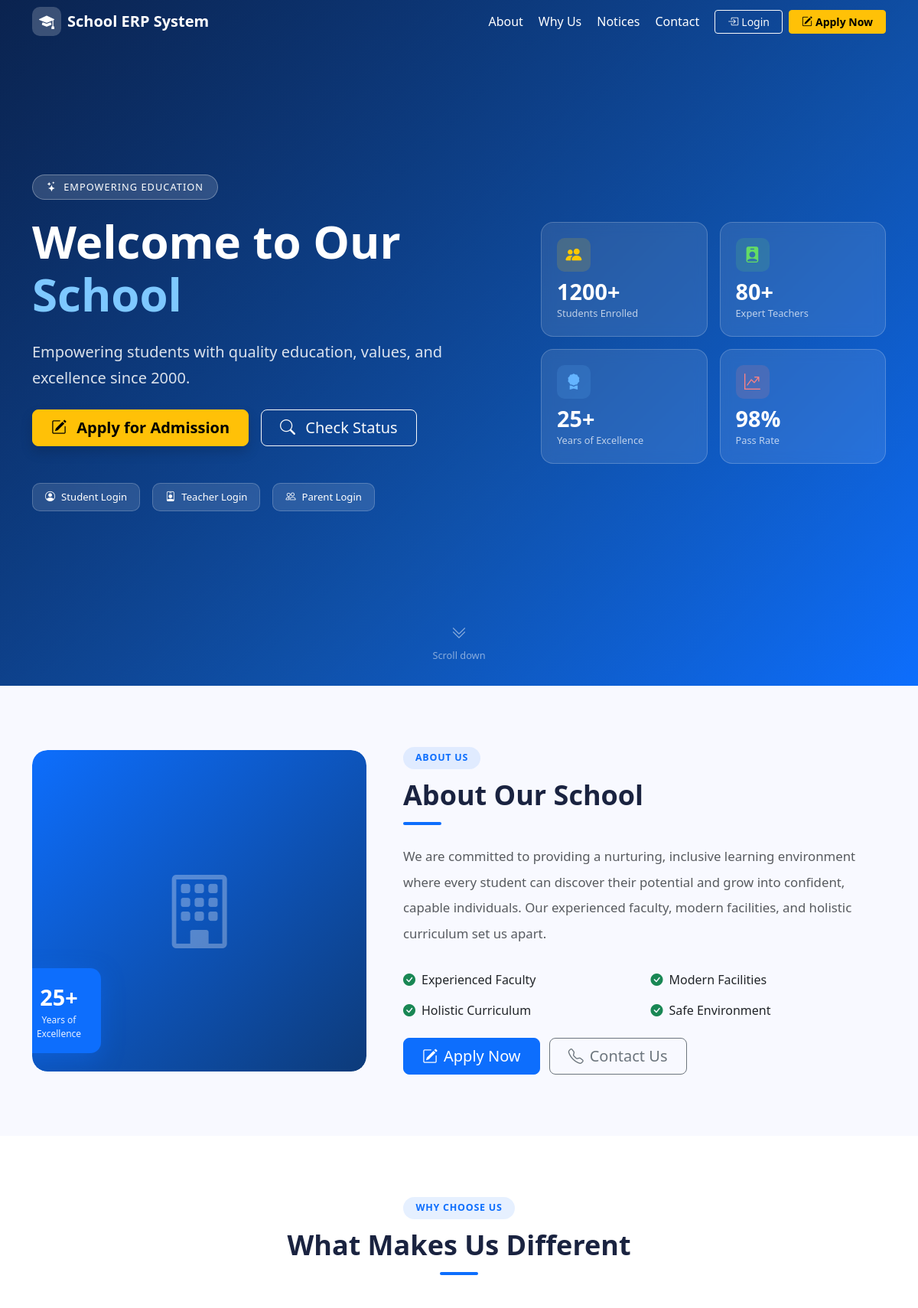
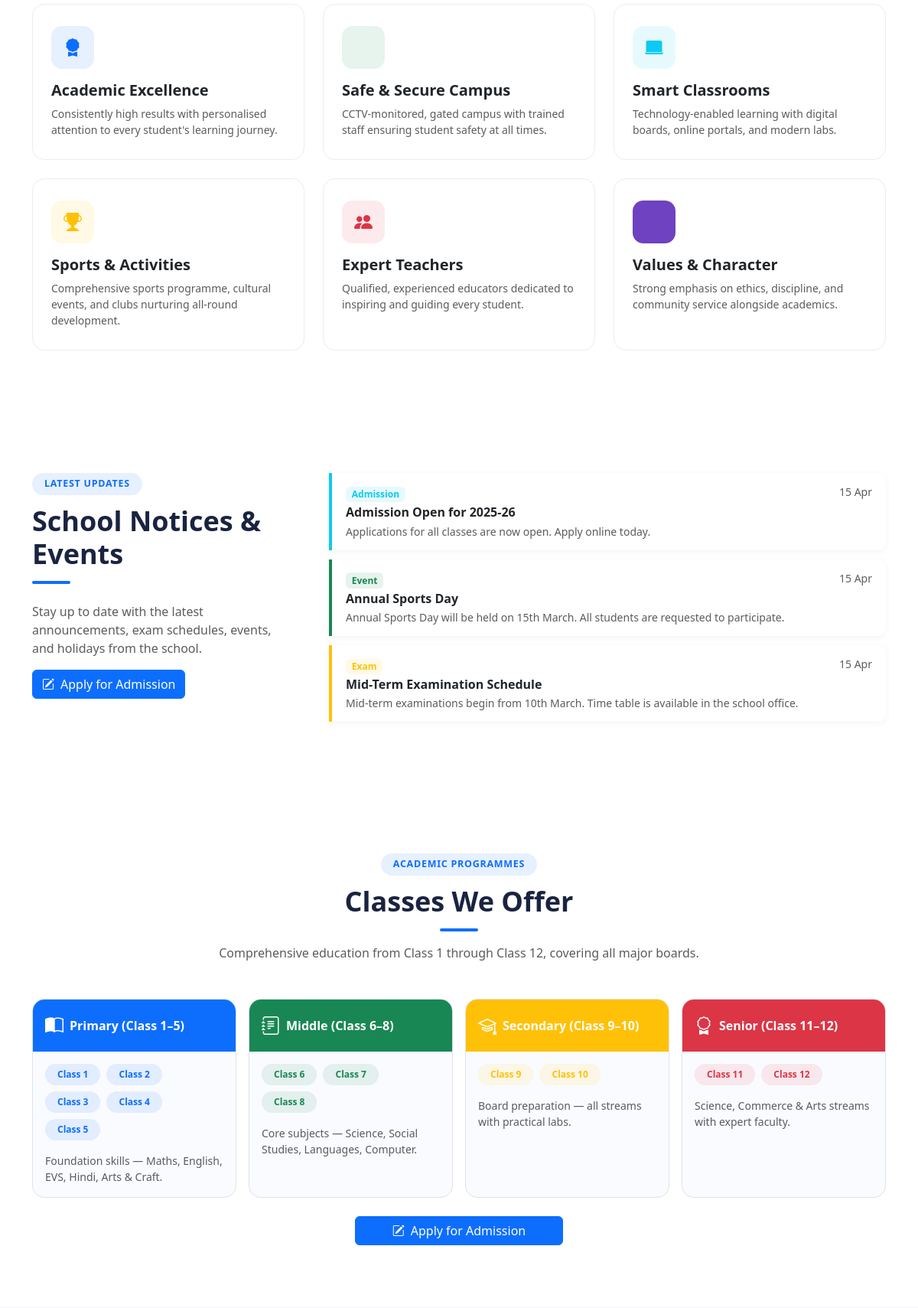
The page / (upper part) on the database its author committed (2 pictures, top to bottom).
### tables this page shows
CREATE TABLE IF NOT EXISTS `notices` (
  `id`          INT UNSIGNED AUTO_INCREMENT PRIMARY KEY,
  `title`       VARCHAR(255)  NOT NULL,
  `body`        TEXT          DEFAULT NULL,
  `category`    ENUM('general','exam','event','holiday','admission') DEFAULT 'general',
  `is_active`   TINYINT(1)    DEFAULT 1,
  `created_at`  TIMESTAMP     DEFAULT CURRENT_TIMESTAMP
);

### index.php (called while the page is built, shortened)
<?php
require_once __DIR__ . '/config/config.php';
require_once __DIR__ . '/public/home.php';

### public/home.php (the view, shortened to what this page needs)
<?php
require_once dirname(__DIR__) . '/config/config.php';
$rows = $pdo->query("SELECT setting_key, setting_value FROM settings WHERE setting_key LIKE 'lp_%' OR setting_key IN ('site_name','site_tagline','site_logo','contact_email','contact_phone','contact_address','footer_text')")->fetchAll();
$s = [];
foreach ($rows as $r) { $s[$r['setting_key']] = $r['setting_value']; }
function lp(array $s, string $k, string $d = ''): string {
    return htmlspecialchars($s[$k] ?? $d, ENT_QUOTES, 'UTF-8');
}
$notices = [];
if (($s['lp_show_notices'] ?? '1') === '1') {
    $notices = $pdo->query("SELECT * FROM notices WHERE is_active=1 ORDER BY created_at DESC LIMIT 4")->fetchAll();
}
$site_name = lp($s, 'site_name', 'School ERP');
$about_img = !empty($s['lp_about_image']) ? UPLOADS_URL . '/' . htmlspecialchars($s['lp_about_image'], ENT_QUOTES) : '';
$notice_colors = ['general'=>'primary','exam'=>'warning','event'=>'success','holiday'=>'danger','admission'=>'info'];
?>
<!DOCTYPE html>
<html lang="en">
<head>
  <link rel="stylesheet" href="https://cdn.jsdelivr.net/npm/bootstrap@5.3.3/dist/css/bootstrap.min.css">
  <link rel="stylesheet" href="https://cdn.jsdelivr.net/npm/bootstrap-icons@1.11.3/font/bootstrap-icons.min.css">
  <link rel="stylesheet" href="<?= ASSETS_URL ?>/css/style.css">
</head>
<body>
<nav id="mainNav" class="navbar navbar-expand-lg fixed-top" style="background:transparent;">
  <div class="container">
    <a class="navbar-brand d-flex align-items-center gap-2" href="<?= SITE_URL ?>/">
      <?php if (!empty($s['site_logo'])): ?>
        <img src="<?= UPLOADS_URL . '/' . htmlspecialchars($s['site_logo'], ENT_QUOTES) ?>"
             height="38" alt="Logo" class="rounded">
      <?php else: ?>
        <div style="width:38px;height:38px;background:rgba(255,255,255,.2);border-radius:10px;display:flex;align-items:center;justify-content:center;">
          <i class="bi bi-mortarboard-fill text-white fs-5"></i>
        </div>
      <?php endif; ?>
      <span class="fw-bold text-white"><?= $site_name ?></span>
    </a>
    <div class="collapse navbar-collapse" id="navMenu">
      <ul class="navbar-nav ms-auto align-items-lg-center gap-lg-1 py-2 py-lg-0">
        <li class="nav-item"><a class="nav-link text-white fw-medium" href="#about">About</a></li>
        <li class="nav-item"><a class="nav-link text-white fw-medium" href="#features">Why Us</a></li>
        <?php if (!empty($notices)): ?>
        <li class="nav-item"><a class="nav-link text-white fw-medium" href="#notices">Notices</a></li>
        <?php endif; ?>
        <li class="nav-item"><a class="nav-link text-white fw-medium" href="#contact">Contact</a></li>
        <li class="nav-item ms-lg-2">
          <a class="btn btn-outline-light btn-sm px-3" href="<?= SITE_URL ?>/auth/login.php">
            <i class="bi bi-box-arrow-in-right me-1"></i>Login
          </a>
        </li>
        <li class="nav-item ms-lg-1">
          <a class="btn btn-warning btn-sm px-3 fw-semibold" href="<?= SITE_URL ?>/public/admission.php">
            <i class="bi bi-pencil-square me-1"></i>Apply Now
          </a>
        </li>
      </ul>
    </div>
  </div>
</nav>
<section class="hero-section">
  <div class="hero-overlay"></div>
  <div class="container hero-content py-5">
    <div class="row align-items-center min-vh-100 py-5">
      <div class="col-lg-7">
        <div class="hero-badge">
          <i class="bi bi-stars me-1"></i>
          <?= lp($s,'site_tagline','Empowering Education') ?>
        </div>
        <h1 class="hero-title mb-4">
          <?php
          $title = lp($s,'lp_hero_title','Welcome to Our School');
          $words = explode(' ', $title);
          $last  = array_pop($words);
          echo implode(' ', $words) . ' <span>' . htmlspecialchars($last, ENT_QUOTES) . '</span>';
          ?>
        </h1>
        <p class="hero-subtitle mb-4">
          <?= lp($s,'lp_hero_subtitle','Empowering students with quality education, values, and excellence since 2000.') ?>
        </p>
        <div class="d-flex flex-wrap gap-3">
          <a href="<?= SITE_URL . lp($s,'lp_hero_btn1_url','/public/admission.php') ?>"
             class="btn btn-warning btn-lg fw-semibold px-4 shadow">
            <i class="bi bi-pencil-square me-2"></i>
            <?= lp($s,'lp_hero_btn1_text','Apply for Admission') ?>
          </a>
          <a href="<?= SITE_URL . lp($s,'lp_hero_btn2_url','/public/admission-status.php') ?>"
             class="btn btn-outline-light btn-lg px-4">
            <i class="bi bi-search me-2"></i>
            <?= lp($s,'lp_hero_btn2_text','Check Status') ?>
          </a>
        </div>
        <div class="mt-5 d-flex flex-wrap gap-3">
          <?php foreach ([
            ['bi-person-circle','Student Login','/auth/login.php'],
            ['bi-person-badge','Teacher Login','/auth/login.php'],
            ['bi-people','Parent Login','/auth/login.php'],
          ] as [$icon,$label,$url]): ?>
          <a href="<?= SITE_URL . $url ?>"
             style="background:rgba(255,255,255,.12);border:1px solid rgba(255,255,255,.2);border-radius:10px;padding:8px 16px;color:#fff;text-decoration:none;font-size:.82rem;backdrop-filter:blur(4px);"
             class="d-flex align-items-center gap-2">
            <i class="bi <?= $icon ?>"></i><?= $label ?>
          </a>
          <?php endforeach; ?>
        </div>
      </div>
      <?php if (($s['lp_show_stats'] ?? '1') === '1'): ?>
      <div class="col-lg-5 mt-5 mt-lg-0">
        <div class="row g-3">
          <?php $stats = [
            ['lp_stat_students','1200+','lp_stat_label1','Students Enrolled','bi-people-fill','rgba(255,200,0,.15)','#ffc800'],
            ['lp_stat_teachers','80+','lp_stat_label2','Expert Teachers','bi-person-badge-fill','rgba(100,220,100,.15)','#64dc64'],
            ['lp_stat_years','25+','lp_stat_label3','Years of Excellence','bi-award-fill','rgba(100,180,255,.15)','#64b4ff'],
            ['lp_stat_success','98%','lp_stat_label4','Pass Rate','bi-graph-up-arrow','rgba(255,130,130,.15)','#ff8282'],
          ];
          foreach ($stats as [$numKey,$numDefault,$lblKey,$lblDefault,$icon,$bg,$color]): ?>
          <div class="col-6">
            <div style="background:rgba(255,255,255,.1);backdrop-filter:blur(8px);border:1px solid rgba(255,255,255,.2);border-radius:16px;padding:20px;">
              <div style="width:44px;height:44px;background:<?= $bg ?>;border-radius:10px;display:flex;align-items:center;justify-content:center;margin-bottom:12px;">
                <i class="bi <?= $icon ?>" style="color:<?= $color ?>;font-size:1.3rem;"></i>
              </div>
              <div style="font-size:1.8rem;font-weight:800;color:#fff;line-height:1;">
                <?= lp($s,$numKey,$numDefault) ?>
              </div>
              <div style="color:rgba(255,255,255,.7);font-size:.8rem;margin-top:4px;">
                <?= lp($s,$lblKey,$lblDefault) ?>
              </div>
            </div>
          </div>
          <?php endforeach; ?>
        </div>
      </div>
      <?php endif; ?>
    </div>
  </div>
  <div class="hero-scroll-hint">
    <i class="bi bi-chevron-double-down d-block mb-1 fs-5"></i>
    Scroll down
  </div>
</section>
<?php if (($s['lp_show_about'] ?? '1') === '1'): ?>
<section id="about" class="py-6" style="padding:80px 0; background:#f8f9ff;">
  <div class="container">
    <div class="row align-items-center g-5">
      <div class="col-lg-5">
        <div class="about-img-wrap">
          <?php if ($about_img): ?>
            <img src="<?= $about_img ?>" alt="About" class="img-fluid w-100" style="height:420px;">
          <?php else: ?>
            <div style="height:420px;background:linear-gradient(135deg,#0d6efd,#0d3b7a);border-radius:20px;display:flex;align-items:center;justify-content:center;">
              <i class="bi bi-building" style="font-size:6rem;color:rgba(255,255,255,.3);"></i>
            </div>
          <?php endif; ?>
          <div class="about-badge-float">
            <div class="big"><?= lp($s,'lp_stat_years','25+') ?></div>
            <div style="font-size:.75rem;opacity:.9;">Years of<br>Excellence</div>
          </div>
        </div>
      </div>
      <div class="col-lg-7">
        <div class="section-badge">About Us</div>
        <h2 class="section-title"><?= lp($s,'lp_about_title','About Our School') ?></h2>
        <div class="section-divider mb-4"></div>
        <p class="text-muted lh-lg" style="font-size:1.05rem;">
          <?= nl2br(lp($s,'lp_about_text','We are committed to providing a nurturing, inclusive learning environment.')) ?>
        </p>
        <div class="row g-3 mt-2">
          <?php foreach ([
            ['bi-check-circle-fill','Experienced Faculty','text-success'],
            ['bi-check-circle-fill','Modern Facilities','text-success'],
            ['bi-check-circle-fill','Holistic Curriculum','text-success'],
            ['bi-check-circle-fill','Safe Environment','text-success'],
          ] as [$icon,$text,$cls]): ?>
          <div class="col-6">
            <div class="d-flex align-items-center gap-2">
              <i class="bi <?= $icon ?> <?= $cls ?>"></i>
              <span class="fw-medium"><?= $text ?></span>
            </div>
          </div>
          <?php endforeach; ?>
        </div>
        <div class="mt-4">
          <a href="<?= SITE_URL ?>/public/admission.php"
             class="btn btn-primary btn-lg px-4 me-2">
            <i class="bi bi-pencil-square me-2"></i>Apply Now
          </a>
          <a href="#contact" class="btn btn-outline-secondary btn-lg px-4">
            <i class="bi bi-telephone me-2"></i>Contact Us
          </a>
        </div>
      </div>
    </div>
  </div>
</section>
<?php endif; ?>
<section id="features" style="padding:80px 0; background:#fff;">
  <div class="container">
    <div class="text-center mb-5">
      <div class="section-badge">Why Choose Us</div>
      <h2 class="section-title">What Makes Us Different</h2>
      <div class="section-divider mx-auto"></div>
    </div>
    <div class="row g-4">
      <?php foreach ([
        ['bi-award-fill','bg-primary bg-opacity-10 text-primary',    'Academic Excellence',   'Consistently high results with personalised attention to every student\'s learning journey.'],
        ['bi-shield-check-fill','bg-success bg-opacity-10 text-success','Safe & Secure Campus', 'CCTV-monitored, gated campus with trained staff ensuring student safety at all times.'],
        ['bi-laptop-fill','bg-info bg-opacity-10 text-info',          'Smart Classrooms',      'Technology-enabled learning with digital boards, online portals, and modern labs.'],
        ['bi-trophy-fill','bg-warning bg-opacity-10 text-warning',    'Sports & Activities',   'Comprehensive sports programme, cultural events, and clubs nurturing all-round development.'],
        ['bi-people-fill','bg-danger bg-opacity-10 text-danger',      'Expert Teachers',       'Qualified, experienced educators dedicated to inspiring and guiding every student.'],
        ['bi-heart-fill','bg-purple bg-opacity-10 text-purple',       'Values & Character',    'Strong emphasis on ethics, discipline, and community service alongside academics.'],
      ] as [$icon,$iconCls,$title,$desc]): ?>
      <div class="col-12 col-sm-6 col-lg-4">
        <div class="feature-card">
          <div class="feature-icon <?= $iconCls ?>">
            <i class="bi <?= $icon ?>"></i>
          </div>
          <h5 class="fw-bold mb-2"><?= $title ?></h5>
          <p class="text-muted small mb-0"><?= $desc ?></p>
        </div>
      </div>
      <?php endforeach; ?>
    </div>
  </div>
</section>
<?php if (!empty($notices)): ?>
<section id="notices" style="padding:80px 0; background:#fff;">
  <div class="container">
    <div class="row g-5 align-items-start">
      <div class="col-lg-4">
        <div class="section-badge">Latest Updates</div>
        <h2 class="section-title">School Notices &amp; Events</h2>
        <div class="section-divider mb-4"></div>
        <p class="text-muted">Stay up to date with the latest announcements, exam schedules, events, and holidays from the school.</p>
        <a href="<?= SITE_URL ?>/public/admission.php" class="btn btn-primary">
          <i class="bi bi-pencil-square me-2"></i>Apply for Admission
        </a>
      </div>
      <div class="col-lg-8">
        <?php foreach ($notices as $n):
          $cat   = $n['category'] ?? 'general';
          $color = $notice_colors[$cat] ?? 'primary';
        ?>
        <div class="notice-card" style="border-left-color: var(--bs-<?= $color ?>);">
          <div class="d-flex align-items-start gap-3">
            <div>
              <span class="badge bg-<?= $color ?> bg-opacity-10 text-<?= $color ?> text-capitalize mb-1">
                <?= htmlspecialchars($cat, ENT_QUOTES) ?>
              </span>
              <h6 class="fw-semibold mb-1"><?= htmlspecialchars($n['title'], ENT_QUOTES) ?></h6>
              <?php if (!empty($n['body'])): ?>
              <p class="text-muted small mb-0"><?= htmlspecialchars(mb_substr($n['body'], 0, 120), ENT_QUOTES) ?><?= mb_strlen($n['body']) > 120 ? '…' : '' ?></p>
              <?php endif; ?>
            </div>
            <div class="ms-auto text-nowrap text-muted small">
              <?= date('d M', strtotime($n['created_at'])) ?>
            </div>
          </div>
        </div>
        <?php endforeach; ?>
      </div>
    </div>
  </div>
</section>
<?php endif; ?>
<?php if (($s['lp_show_courses'] ?? '1') === '1'): ?>
<section style="padding:80px 0; background:#fff;">
  <div class="container">
    <div class="text-center mb-5">
      <div class="section-badge">Academic Programmes</div>
      <h2 class="section-title">Classes We Offer</h2>
      <div class="section-divider mx-auto mb-3"></div>
      <p class="text-muted">Comprehensive education from Class 1 through Class 12, covering all major boards.</p>
    </div>
    <div class="row g-3">
      <?php
      $classGroups = [
        ['Primary (Class 1–5)',   range(1,5),   'text-primary','bg-primary','bi-book-half'],
        ['Middle (Class 6–8)',    range(6,8),   'text-success','bg-success','bi-journal-text'],
        ['Secondary (Class 9–10)',range(9,10),  'text-warning','bg-warning','bi-mortarboard'],
        ['Senior (Class 11–12)', range(11,12), 'text-danger', 'bg-danger', 'bi-award'],
      ];
      foreach ($classGroups as [$groupName,$classes,$textCls,$bgCls,$icon]): ?>
      <div class="col-12 col-md-6 col-lg-3">
        <div class="h-100 rounded-4 border overflow-hidden" style="background:#fafbff;">
          <div class="p-3 text-white <?= $bgCls ?> d-flex align-items-center gap-2">
            <i class="bi <?= $icon ?> fs-4"></i>
            <span class="fw-semibold"><?= $groupName ?></span>
          </div>
          <div class="p-3">
            <div class="d-flex flex-wrap gap-2">
              <?php foreach ($classes as $c): ?>
              <span class="badge <?= $bgCls ?> bg-opacity-10 <?= $textCls ?> rounded-pill px-3 py-2 fw-semibold">
                Class <?= $c ?>
              </span>
              <?php endforeach; ?>
            </div>
            <p class="text-muted small mt-3 mb-0">
              <?php $descs=[
                'Primary (Class 1–5)'    => 'Foundation skills — Maths, English, EVS, Hindi, Arts & Craft.',
                'Middle (Class 6–8)'     => 'Core subjects — Science, Social Studies, Languages, Computer.',
                'Secondary (Class 9–10)' => 'Board preparation — all streams with practical labs.',
                'Senior (Class 11–12)'   => 'Science, Commerce & Arts streams with expert faculty.',
              ]; echo $descs[$groupName] ?? ''; ?>
            </p>
          </div>
        </div>
      </div>
      <?php endforeach; ?>
    </div>
    <div class="text-center mt-4">
      <a href="<?= SITE_URL ?>/public/admission.php" class="btn btn-primary px-5">
        <i class="bi bi-pencil-square me-2"></i>Apply for Admission
      </a>
    </div>
  </div>
</section>
<?php endif; ?>
</body>
</html>

### rows shown on the page
notices: category "Admission", title "Admission Open for 2025-26", body "Applications for all classes are now open. Apply online today.", created_at "15 Apr"
notices: category "Event", title "Annual Sports Day", body "Annual Sports Day will be held on 15th March. All students are requested to participate.", created_at "15 Apr"
notices: category "Exam", title "Mid-Term Examination Schedule", body "Mid-term examinations begin from 10th March. Time table is available in the school office.", created_at "15 Apr"

### other values the page prints
$site_name "School ERP System"
lp($s,'site_tagline','Empowering Education') "EMPOWERING EDUCATION"
implode(' ', $words) "Welcome to Our"
$last "School"
lp($s,'lp_hero_btn1_text','Apply for Admission') "Apply for Admission"
lp($s,'lp_hero_btn2_text','Check Status') "Check Status"
$label "Student Login"
$label "Teacher Login"
$label "Parent Login"
lp($s,$numKey,$numDefault) "1200+"
lp($s,$lblKey,$lblDefault) "Students Enrolled"
lp($s,$numKey,$numDefault) "80+"
lp($s,$lblKey,$lblDefault) "Expert Teachers"
lp($s,$numKey,$numDefault) "25+"
lp($s,$lblKey,$lblDefault) "Years of Excellence"
